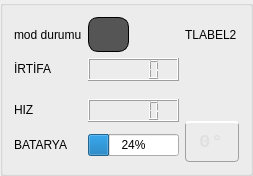
       <widget class="QGroupBox" name="groupBox_2">
        <property name="sizePolicy">
         <sizepolicy hsizetype="Expanding" vsizetype="Expanding">
          <horstretch>0</horstretch>
          <verstretch>0</verstretch>
         </sizepolicy>
        </property>
        <property name="title">
         <string/>
        </property>
        <layout class="QGridLayout" name="gridLayout_18">
         <item row="0" column="0">
          <layout class="QGridLayout" name="gridLayout_16">
           <item row="5" column="1">
            <widget class="QLCDNumber" name="lcd_irtifa_13">
             <property name="sizePolicy">
              <sizepolicy hsizetype="Expanding" vsizetype="Expanding">
               <horstretch>0</horstretch>
               <verstretch>0</verstretch>
              </sizepolicy>
             </property>
             <property name="intValue" stdset="0">
              <number>0</number>
             </property>
            </widget>
           </item>
           <item row="7" column="0">
            <widget class="QLabel" name="label_32">
             <property name="sizePolicy">
              <sizepolicy hsizetype="Fixed" vsizetype="Fixed">
               <horstretch>0</horstretch>
               <verstretch>0</verstretch>
              </sizepolicy>
             </property>
             <property name="text">
              <string>BATARYA</string>
             </property>
            </widget>
           </item>
           <item row="2" column="2" rowspan="7">
            <layout class="QVBoxLayout" name="verticalLayout_7">
             <item>
              <widget class="DronluPusula" name="widget_7" native="true">
               <property name="sizePolicy">
                <sizepolicy hsizetype="Expanding" vsizetype="Expanding">
                 <horstretch>0</horstretch>
                 <verstretch>0</verstretch>
                </sizepolicy>
               </property>
              </widget>
             </item>
             <item>
              <widget class="QLabel" name="label_62">
               <property name="sizePolicy">
                <sizepolicy hsizetype="Expanding" vsizetype="Expanding">
                 <horstretch>0</horstretch>
                 <verstretch>0</verstretch>
                </sizepolicy>
               </property>
               <property name="maximumSize">
                <size>
                 <width>91</width>
                 <height>41</height>
                </size>
               </property>
               <property name="font">
                <font>
                 <family>Consolas</family>
                 <pointsize>-1</pointsize>
                 <weight>75</weight>
                 <bold>true</bold>
                </font>
               </property>
               <property name="styleSheet">
                <string notr="true">QLabel {
    /* Yazı Tipi ve Gümüş Rengi */
    color: #E0E0E0; 
    font-family: 'Consolas', 'Segoe UI', monospace;
    font-size: 19px;
    font-weight: bold;
    letter-spacing: 1px;
    
    /* Arka Plan: Koyu Füme Gradyan */
    background-color: qlineargradient(x1:0, y1:0, x2:0, y2:1, 
                                      stop:0 rgba(30, 30, 30, 0.9), 
                                      stop:1 rgba(15, 15, 15, 0.95));
    
    /* Çerçeve Tasarımı */
    border: 1px solid #A0A0A0;
    border-top: 2px solid #FFFFFF; /* Parlak üst çizgi */
    border-radius: 4px;
    
    /* Hizalama ve Boşluk */
    padding: 3px 8px;
    qproperty-alignment: 'AlignCenter';
}

/* --- HOVER ETKİSİ --- */
QLabel:hover {
    /* Yazı saf beyaza dönerek parlar */
    color: #FFFFFF; 
    
    /* Çerçeve gümüşten parlak beyaza geçer */
    border-color: #FFFFFF;
    
    /* Arka plan hafifçe aydınlanır (metalik parlama hissi) */
    background-color: qlineargradient(x1:0, y1:0, x2:0, y2:1, 
                                      stop:0 rgba(50, 50, 50, 0.95), 
                                      stop:1 rgba(30, 30, 30, 0.98));
    
    /* Hafif bir gölge/ışıltı efekti (Opsiyonel) */
    border-top: 3px solid #FFFFFF;
}</string>
               </property>
               <property name="text">
                <string>0°</string>
               </property>
              </widget>
             </item>
            </layout>
           </item>
           <item row="2" column="1">
            <widget class="QLCDNumber" name="lcd_hiz_13">
             <property name="sizePolicy">
              <sizepolicy hsizetype="Expanding" vsizetype="Expanding">
               <horstretch>0</horstretch>
               <verstretch>0</verstretch>
              </sizepolicy>
             </property>
            </widget>
           </item>
           <item row="0" column="1">
            <widget class="QLabel" name="isik_carpisma_6">
             <property name="sizePolicy">
              <sizepolicy hsizetype="Fixed" vsizetype="Fixed">
               <horstretch>0</horstretch>
               <verstretch>0</verstretch>
              </sizepolicy>
             </property>
             <property name="minimumSize">
              <size>
               <width>35</width>
               <height>35</height>
              </size>
             </property>
             <property name="maximumSize">
              <size>
               <width>41</width>
               <height>41</height>
              </size>
             </property>
             <property name="styleSheet">
              <string notr="true">/* Kapalı (Gri) Işık Görünümü */
QLabel {
    background-color: #555555;  /* Koyu gri renk */
    border-radius: 10px;        /* Boyut 20 ise yarısı 10'dur. Bu kodu tam yuvarlak yapar */
    border: 1px solid #000000;  /* İnce siyah çerçeve */
}</string>
             </property>
             <property name="text">
              <string/>
             </property>
            </widget>
           </item>
           <item row="2" column="0">
            <widget class="QLabel" name="label_33">
             <property name="sizePolicy">
              <sizepolicy hsizetype="Fixed" vsizetype="Fixed">
               <horstretch>0</horstretch>
               <verstretch>0</verstretch>
              </sizepolicy>
             </property>
             <property name="text">
              <string>İRTİFA</string>
             </property>
            </widget>
           </item>
           <item row="7" column="1">
            <widget class="QProgressBar" name="bar_batarya_13">
             <property name="sizePolicy">
              <sizepolicy hsizetype="Expanding" vsizetype="Expanding">
               <horstretch>0</horstretch>
               <verstretch>0</verstretch>
              </sizepolicy>
             </property>
             <property name="value">
              <number>24</number>
             </property>
            </widget>
           </item>
           <item row="5" column="0">
            <widget class="QLabel" name="label_34">
             <property name="sizePolicy">
              <sizepolicy hsizetype="Fixed" vsizetype="Fixed">
               <horstretch>0</horstretch>
               <verstretch>0</verstretch>
              </sizepolicy>
             </property>
             <property name="text">
              <string>HIZ</string>
             </property>
            </widget>
           </item>
           <item row="0" column="2">
            <widget class="QLabel" name="label_15">
             <property name="sizePolicy">
              <sizepolicy hsizetype="Expanding" vsizetype="Expanding">
               <horstretch>0</horstretch>
               <verstretch>0</verstretch>
              </sizepolicy>
             </property>
             <property name="text">
              <string>TLABEL2</string>
             </property>
            </widget>
           </item>
           <item row="0" column="0">
            <widget class="QLabel" name="label_14">
             <property name="sizePolicy">
              <sizepolicy hsizetype="Expanding" vsizetype="Expanding">
               <horstretch>0</horstretch>
               <verstretch>0</verstretch>
              </sizepolicy>
             </property>
             <property name="text">
              <string>mod durumu</string>
             </property>
            </widget>
           </item>
          </layout>
         </item>
        </layout>
       </widget>
